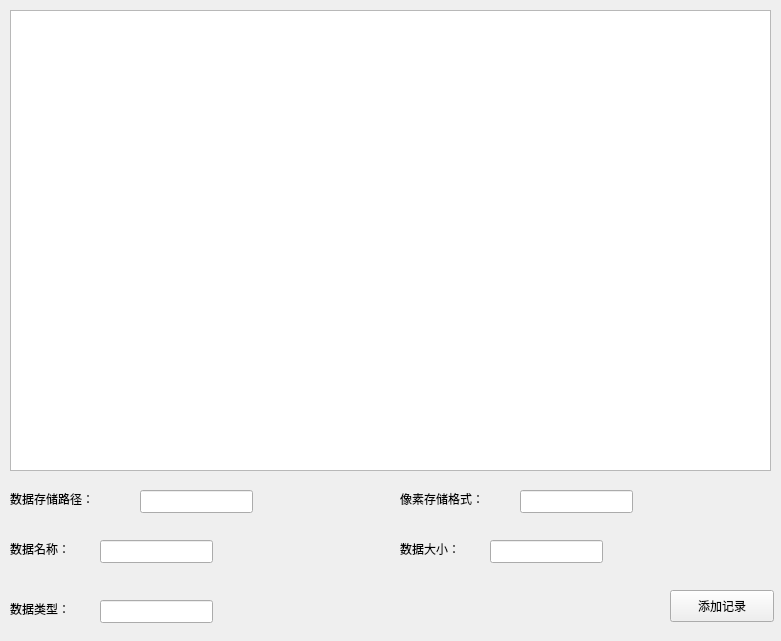
<?xml version="1.0" encoding="UTF-8"?>
<ui version="4.0">
 <class>OutputWidget</class>
 <widget class="QWidget" name="OutputWidget">
  <property name="geometry">
   <rect>
    <x>0</x>
    <y>0</y>
    <width>781</width>
    <height>641</height>
   </rect>
  </property>
  <property name="windowTitle">
   <string>OutputWidget</string>
  </property>
  <widget class="QLabel" name="label">
   <property name="geometry">
    <rect>
     <x>10</x>
     <y>490</y>
     <width>121</width>
     <height>17</height>
    </rect>
   </property>
   <property name="text">
    <string>数据存储路径：</string>
   </property>
  </widget>
  <widget class="QLabel" name="label_2">
   <property name="geometry">
    <rect>
     <x>10</x>
     <y>540</y>
     <width>81</width>
     <height>17</height>
    </rect>
   </property>
   <property name="text">
    <string>数据名称：</string>
   </property>
  </widget>
  <widget class="QLabel" name="label_3">
   <property name="geometry">
    <rect>
     <x>10</x>
     <y>600</y>
     <width>81</width>
     <height>17</height>
    </rect>
   </property>
   <property name="text">
    <string>数据类型：</string>
   </property>
  </widget>
  <widget class="QLineEdit" name="lineEdit">
   <property name="geometry">
    <rect>
     <x>140</x>
     <y>490</y>
     <width>113</width>
     <height>23</height>
    </rect>
   </property>
  </widget>
  <widget class="QLineEdit" name="lineEdit_2">
   <property name="geometry">
    <rect>
     <x>100</x>
     <y>540</y>
     <width>113</width>
     <height>23</height>
    </rect>
   </property>
  </widget>
  <widget class="QLineEdit" name="lineEdit_3">
   <property name="geometry">
    <rect>
     <x>100</x>
     <y>600</y>
     <width>113</width>
     <height>23</height>
    </rect>
   </property>
  </widget>
  <widget class="QLabel" name="label_4">
   <property name="geometry">
    <rect>
     <x>400</x>
     <y>540</y>
     <width>81</width>
     <height>17</height>
    </rect>
   </property>
   <property name="text">
    <string>数据大小：</string>
   </property>
  </widget>
  <widget class="QLineEdit" name="lineEdit_4">
   <property name="geometry">
    <rect>
     <x>490</x>
     <y>540</y>
     <width>113</width>
     <height>23</height>
    </rect>
   </property>
  </widget>
  <widget class="QLabel" name="label_5">
   <property name="geometry">
    <rect>
     <x>400</x>
     <y>490</y>
     <width>121</width>
     <height>17</height>
    </rect>
   </property>
   <property name="text">
    <string>像素存储格式：</string>
   </property>
  </widget>
  <widget class="QLineEdit" name="lineEdit_5">
   <property name="geometry">
    <rect>
     <x>520</x>
     <y>490</y>
     <width>113</width>
     <height>23</height>
    </rect>
   </property>
  </widget>
  <widget class="QPushButton" name="pushButton">
   <property name="geometry">
    <rect>
     <x>670</x>
     <y>590</y>
     <width>104</width>
     <height>32</height>
    </rect>
   </property>
   <property name="text">
    <string>添加记录</string>
   </property>
  </widget>
  <widget class="QTableView" name="tableView">
   <property name="geometry">
    <rect>
     <x>10</x>
     <y>10</y>
     <width>761</width>
     <height>461</height>
    </rect>
   </property>
  </widget>
 </widget>
 <layoutdefault spacing="6" margin="11"/>
 <resources/>
 <connections/>
</ui>
